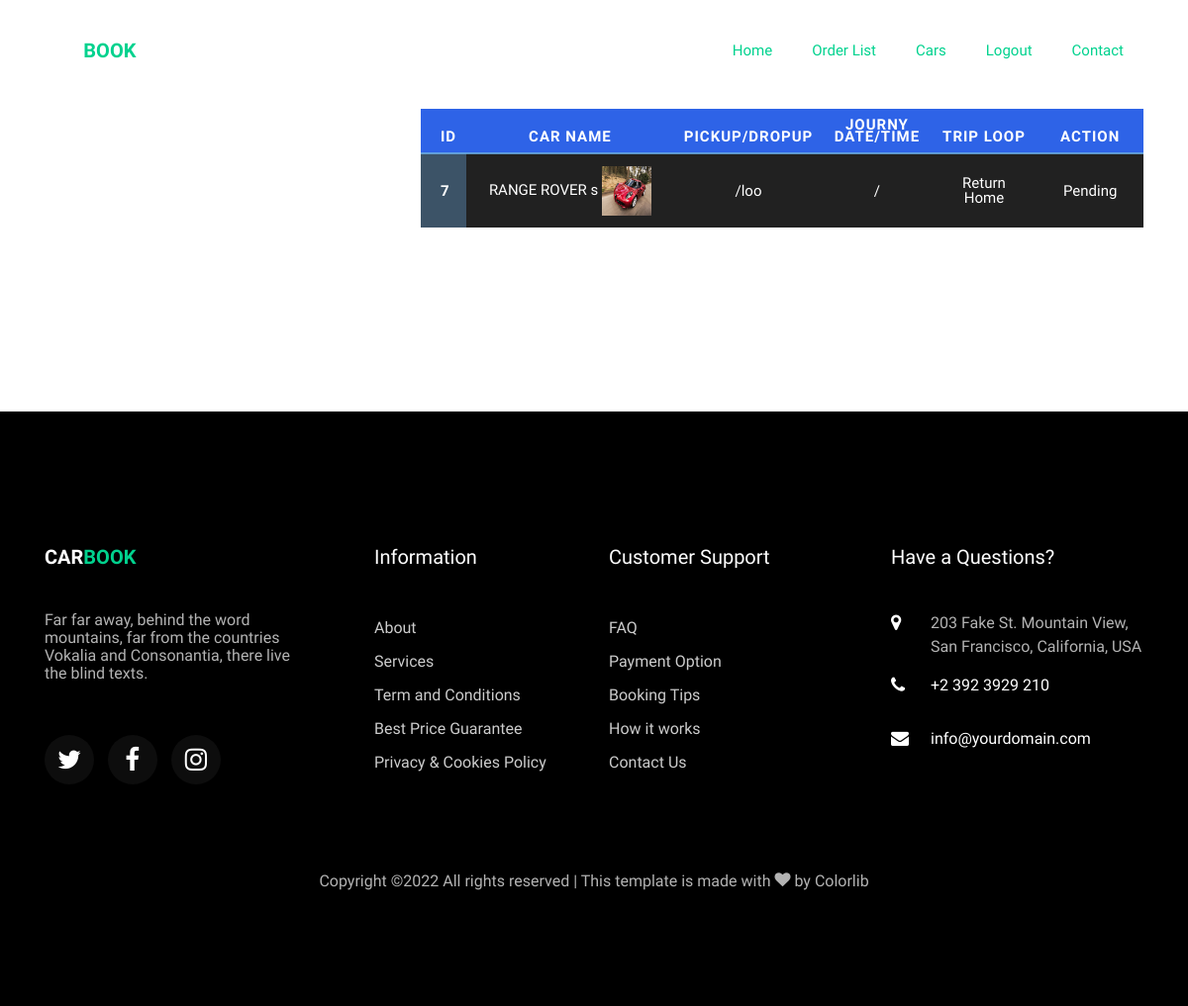
Before: /orderlist.php (signed in) with the older database file.
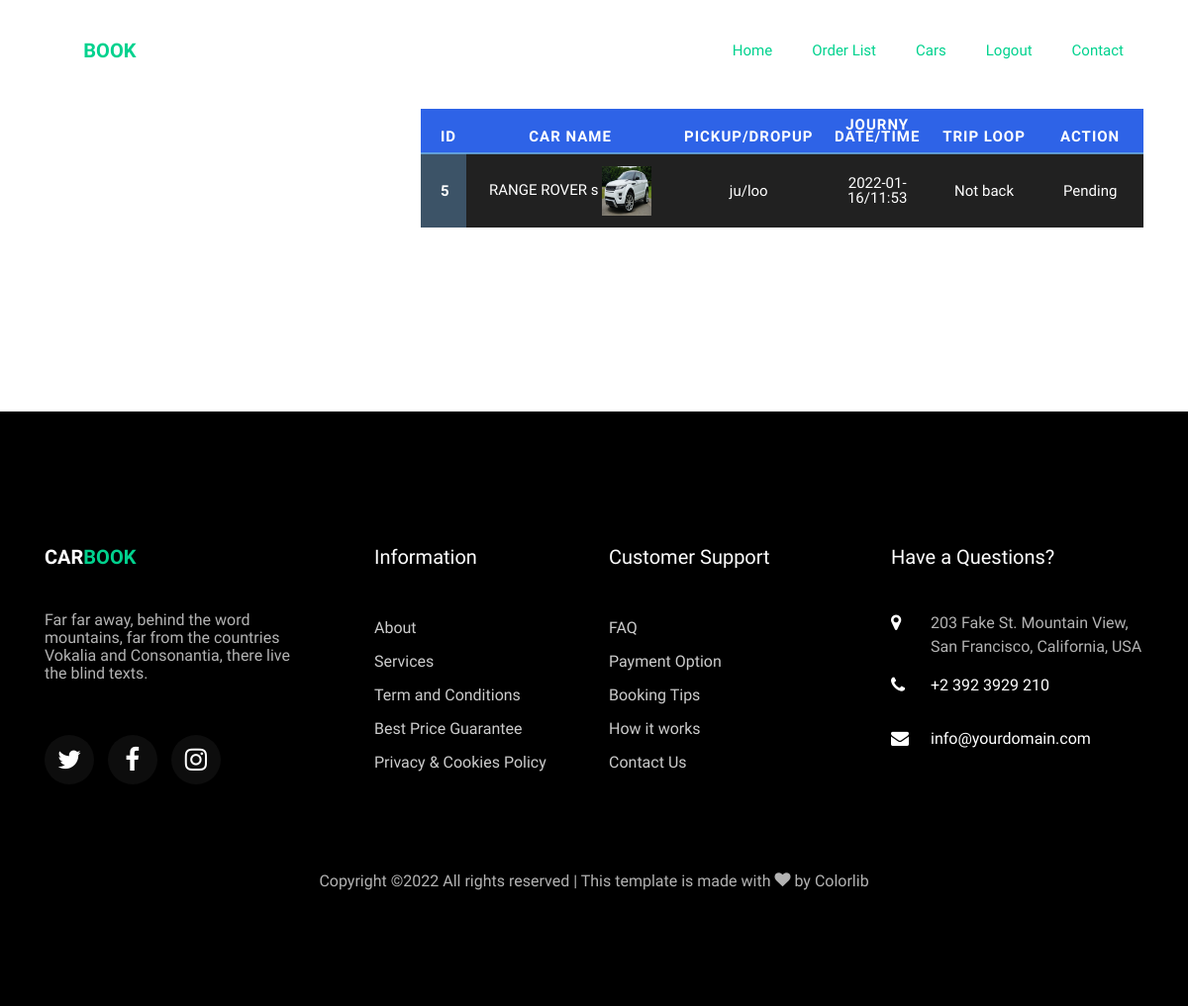
After: the same page with the newer database file.
### tables this page shows
CREATE TABLE `orders` (
  `id` int(11) NOT NULL,
  `car_id` int(11) NOT NULL,
  `user_id` int(11) NOT NULL,
  `pickup_location` text NOT NULL,
  `dropup_location` text NOT NULL,
  `date` varchar(191) NOT NULL,
  `time` varchar(191) NOT NULL,
  `trip_loop` tinyint(4) NOT NULL,
  `status` tinyint(4) NOT NULL,
  `created_at` timestamp NOT NULL DEFAULT current_timestamp()
);

CREATE TABLE `cars` (
  `id` int(11) NOT NULL,
  `name` varchar(200) NOT NULL,
  `model` varchar(200) NOT NULL,
  `mileage` varchar(200) NOT NULL,
  `seats` int(11) NOT NULL,
  `fuel` varchar(200) NOT NULL,
  `service_charge` varchar(200) NOT NULL,
  `driver_food_charge` varchar(200) NOT NULL,
  `description` text NOT NULL,
  `image` varchar(155) NOT NULL,
  `transmission` varchar(155) NOT NULL DEFAULT 'Manual',
  `airconditions` tinytext NOT NULL,
  `child_seat` tinytext NOT NULL,
  `gps` tinyint(4) NOT NULL,
  `luggage` tinytext NOT NULL,
  `music` tinytext NOT NULL,
  `seat_belt` tinyint(4) NOT NULL,
  `sleeping_bed` tinyint(4) NOT NULL,
  `water` tinyint(4) NOT NULL,
  `bluetooth` tinyint(4) NOT NULL,
  `onboard_computer` tinyint(4) NOT NULL,
  `audio_input` tinyint(4) NOT NULL,
  `long_term_trips` tinyint(4) NOT NULL,
  `car_kit` tinyint(4) NOT NULL,
  `remote_central_locking` tinyint(4) NOT NULL,
  `climate_control` tinyint(4) NOT NULL,
  `flag` tinyint(4) NOT NULL,
  `created_at` timestamp NOT NULL DEFAULT current_timestamp()
);

### orderlist.php (the view, shortened to what this page needs)
<?php include 'header.php';
 ?>
    <section class="ftco-section contact-section">
      <div class="container">
        <div class="row d-flex mb-5 contact-info">
        	<div class="col-md-4">
          </div>
          <div class="col-md-8 block-9 mb-md-5">
          <table class="vitamins">
        <thead>
            <tr>
                <th>id</th>
                <th>Car name</th>
                <th>Pickup/Dropup</th>
                <th>Journy Date/Time</th>
                <th>Trip Loop</th>
                <th>Action</th>
            </tr>
        </thead>
        <tbody>
            <?php
       $user_id =$_SESSION['id'];
            $query = "SELECT * FROM orders left join cars ON cars.id=orders.car_id  where user_id=$user_id";
                              $result = $con->query($query);
                              if ($result->num_rows > 0) {
                                   foreach ($result as $key => $val) {
            ?>
            <tr>
                <td><?php echo $val['id']; ?></td>
                <td><?php echo $val['name']; ?> <img style="height:50px; width:50px;" src="<?php echo $val['image']; ?>" alt=""></td>
                <td><?php echo $val['pickup_location']."/".$val['dropup_location']; ?></td>
                <td><?php echo $val['date']."/".$val['time']; ?></td>
                <td>
                <?php
                    if ($val['trip_loop']==0) {
                        echo "Not back";
                    }elseif ($val['trip_loop']==1) {
                        echo "Return Home";
                    }else{
                        echo "something went wrong";
                    }
                    ?>
                </td>
                <td>
                    <?php
                    if ($val['status']==0) {
                        echo "Pending";
                    }elseif ($val['status']==1) {
                        echo "running";
                    }else{
                        echo "Nice trip";
                    }
                    ?>
                </td>
            </tr>
      <?php }} ?>
        </tbody>
    </table>
          </div>
        </div>
      </div>
    </section>
<?php include 'footer.php'; ?>

### header.php (shortened to what this page needs)
<!DOCTYPE html>
<html lang="en">
  <head>
    <link rel="stylesheet" href="css/open-iconic-bootstrap.min.css">
    <link rel="stylesheet" href="css/animate.css">
    <link rel="stylesheet" href="css/owl.carousel.min.css">
    <link rel="stylesheet" href="css/owl.theme.default.min.css">
    <link rel="stylesheet" href="css/magnific-popup.css">
    <link rel="stylesheet" href="css/aos.css">
    <link rel="stylesheet" href="css/ionicons.min.css">
    <link rel="stylesheet" href="css/bootstrap-datepicker.css">
    <link rel="stylesheet" href="css/jquery.timepicker.css">
    <link rel="stylesheet" href="css/flaticon.css">
    <link rel="stylesheet" href="css/icomoon.css">
    <link rel="stylesheet" href="css/style.css">
  </head>
  <body>
	  <nav class="navbar navbar-expand-lg navbar-dark ftco_navbar bg-dark ftco-navbar-light" id="ftco-navbar">
	    <div class="container">
	      <a class="navbar-brand" href="index.html">Car<span>Book</span></a>
	      <div class="collapse navbar-collapse" id="ftco-nav">
	        <ul class="navbar-nav ml-auto">
	          <li class="nav-item active"><a href="index.php" class="nav-link">Home</a></li>
	          <li class="nav-item"><a href="orderlist.php" class="nav-link">Order List</a></li>
	          <li class="nav-item"><a href="car.php" class="nav-link">Cars</a></li>
            <?php
	          if (isset($_SESSION['flag'])==true) { ?>
                    <li class="nav-item"><a class="nav-link" href="?logout=logout">Logout</a></li>
                    <?php }else{ ?>
                     <li class="nav-item"><a href="login.php" class="nav-link">Login</a></li>
                <?php } ?>
	          <li class="nav-item"><a href="contact.php" class="nav-link">Contact</a></li>
	        </ul>
	      </div>
	    </div>
	  </nav>

### footer.php (shortened to what this page needs)
   <footer class="ftco-footer ftco-bg-dark ftco-section">
      <div class="container">
        <div class="row mb-5">
          <div class="col-md">
            <div class="ftco-footer-widget mb-4">
              <h2 class="ftco-heading-2"><a href="#" class="logo">Car<span>book</span></a></h2>
              <p>Far far away, behind the word mountains, far from the countries Vokalia and Consonantia, there live the blind texts.</p>
              <ul class="ftco-footer-social list-unstyled float-md-left float-lft mt-5">
                <li class="ftco-animate"><a href="#"><span class="icon-twitter"></span></a></li>
                <li class="ftco-animate"><a href="#"><span class="icon-facebook"></span></a></li>
                <li class="ftco-animate"><a href="#"><span class="icon-instagram"></span></a></li>
              </ul>
            </div>
          </div>
          <div class="col-md">
            <div class="ftco-footer-widget mb-4 ml-md-5">
              <h2 class="ftco-heading-2">Information</h2>
              <ul class="list-unstyled">
                <li><a href="#" class="py-2 d-block">About</a></li>
                <li><a href="#" class="py-2 d-block">Services</a></li>
                <li><a href="#" class="py-2 d-block">Term and Conditions</a></li>
                <li><a href="#" class="py-2 d-block">Best Price Guarantee</a></li>
                <li><a href="#" class="py-2 d-block">Privacy &amp; Cookies Policy</a></li>
              </ul>
            </div>
          </div>
          <div class="col-md">
             <div class="ftco-footer-widget mb-4">
              <h2 class="ftco-heading-2">Customer Support</h2>
              <ul class="list-unstyled">
                <li><a href="#" class="py-2 d-block">FAQ</a></li>
                <li><a href="#" class="py-2 d-block">Payment Option</a></li>
                <li><a href="#" class="py-2 d-block">Booking Tips</a></li>
                <li><a href="#" class="py-2 d-block">How it works</a></li>
                <li><a href="#" class="py-2 d-block">Contact Us</a></li>
              </ul>
            </div>
          </div>
          <div class="col-md">
            <div class="ftco-footer-widget mb-4">
            	<h2 class="ftco-heading-2">Have a Questions?</h2>
            	<div class="block-23 mb-3">
	              <ul>
	                <li><span class="icon icon-map-marker"></span><span class="text">203 Fake St. Mountain View, San Francisco, California, USA</span></li>
	                <li><a href="#"><span class="icon icon-phone"></span><span class="text">+2 392 3929 210</span></a></li>
	                <li><a href="#"><span class="icon icon-envelope"></span><span class="text">info@yourdomain.com</span></a></li>
	              </ul>
	            </div>
            </div>
          </div>
        </div>
        <div class="row">
          <div class="col-md-12 text-center">
            <p>
  Copyright &copy;<script>document.write(new Date().getFullYear());</script> All rights reserved | This template is made with <i class="icon-heart color-danger" aria-hidden="true"></i> by <a href="https://colorlib.com" target="_blank">Colorlib</a>
  </p>
          </div>
        </div>
      </div>
    </footer>
  </body>
</html>

### css/icomoon.css (style rules this page uses)
[class^="icon-"], [class*=" icon-"] { font-family: 'icomoon' !important; speak: none; font-style: normal; font-weight: normal; font-variant: normal; text-transform: none; line-height: 1; -webkit-font-smoothing: antialiased; -moz-osx-font-smoothing: grayscale; }
.icon-heart:before { content: "\f004"; }
.icon-map-marker:before { content: "\f041"; }
.icon-phone:before { content: "\f095"; }
.icon-twitter:before { content: "\f099"; }
.icon-facebook:before { content: "\f09a"; }
.icon-envelope:before { content: "\f0e0"; }
.icon-instagram:before { content: "\f16d"; }

### header.php (style rules this page uses)
.navbar-nav li a { color:#01d28e !important; }

### orderlist.php (style rules this page uses)
body { background-color: #fff; margin: 0; padding: 0; font-family: 'Oxygen', sans-serif; color: #444; font-size: 15px; line-height: 18px; font-weight: 300; }
h2 { margin: 20px 0 10px 0; font-weight: 900; }
p { margin: 20px 0 5px 0; }
table.vitamins { margin: 20px 0 0 0; border-collapse: collapse; border-spacing: 0; background: #212121; color: #fff; }
table.vitamins th, table.vitamins td { text-align: center; }
table.vitamins thead { line-height: 12px; background: #2e63e7; text-transform: uppercase; }
table.vitamins thead th { color: #fff; padding: 10px; letter-spacing: 1px; vertical-align: bottom; }
table.vitamins thead th:nth-child(1) { width: 5%; text-align: left; padding-left: 20px; }
table.vitamins thead th:nth-child(2) { width: 30%; }
table.vitamins thead th:nth-child(3) { width: 20%; }
table.vitamins thead th:nth-child(4) { width: 15%; }
table.vitamins thead th:nth-child(5) { width: 15%; }
table.vitamins thead th:nth-child(6) { width: 15%; }
table.vitamins tbody { font-size: 1em; line-height: 15px; }
table.vitamins tbody tr { border-top: 2px solid rgba(109, 176, 231, 0.8); transition: background 0.6s, color 0.6s; }
table.vitamins tbody td { padding: 12px; }
table.vitamins tbody td:first-child { text-align: left; padding-left: 20px; font-weight: 700; background: rgba(109, 176, 231, 0.35); transition: backgrounf 0.6s; }

Changed rows visible on the page:
removed orders: car "7", car.name "RANGE ROVER s", car.image (picture), dropup_location "loo", trip_loop "Return Home", status "Pending"
added orders: car "5", car.name "RANGE ROVER s", car.image (picture), pickup_location "ju", dropup_location "loo", date "2022-01-16", time "11:53", trip_loop "Not back", status "Pending"
